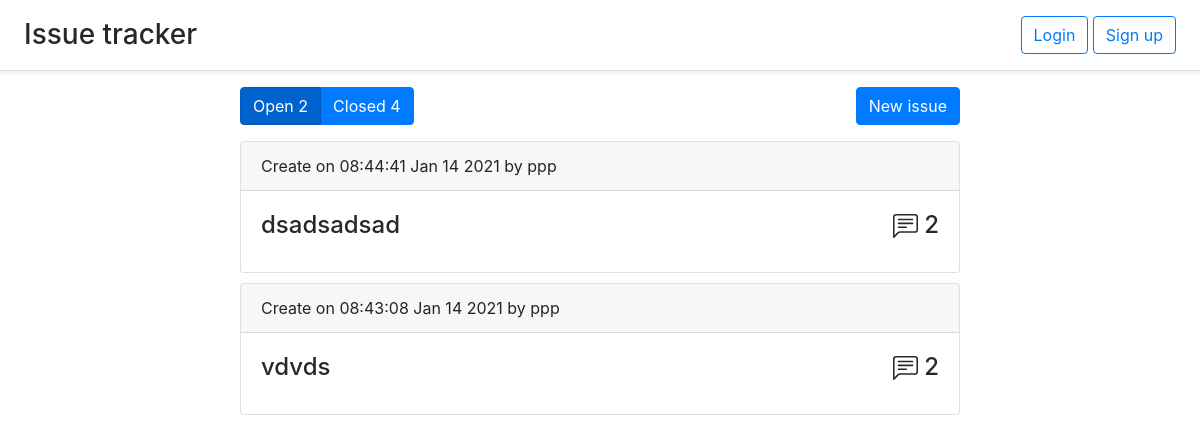
Before: / with the older database file.
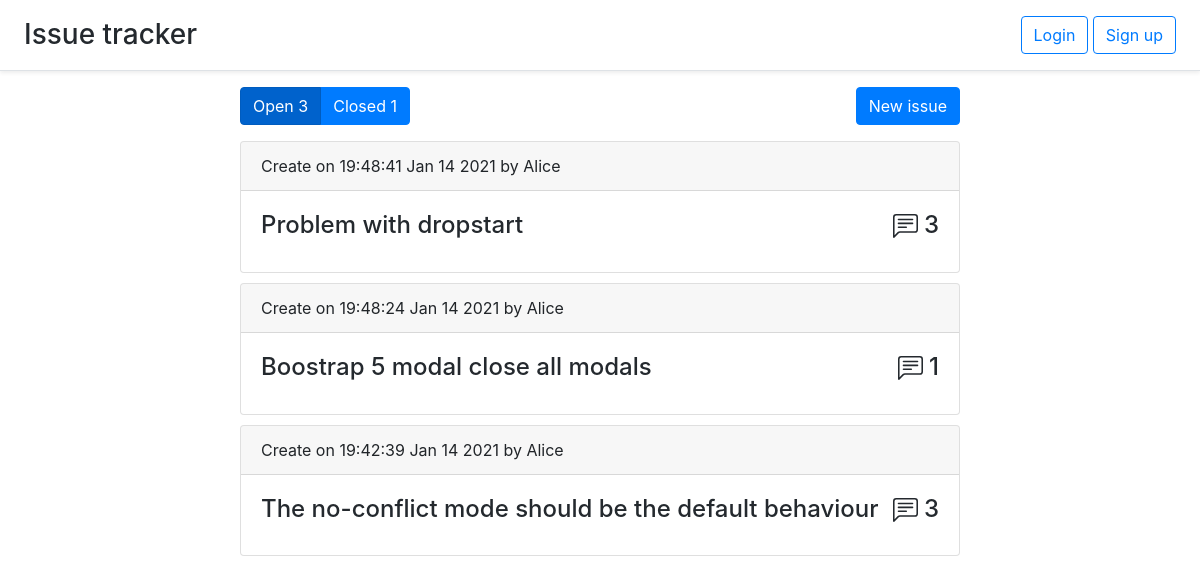
After: the same page with the newer database file.
### issue.py (models this page shows, shortened)
class Issue(db.Model):
    id = db.Column(db.Integer, primary_key=True)
    title = db.Column(db.String(50), nullable=False)
    user_id = db.Column(db.Integer, db.ForeignKey('user.id'))
    comments = db.relationship('Comment', backref='issue', lazy='dynamic')
    labels = db.relationship('Label', backref='issue', lazy='dynamic')
    is_open = db.Column(db.BOOLEAN, default=True)
    timestamp = db.Column(db.DateTime, default=datetime.utcnow)

### comment.py (models this page shows)
class Comment(db.Model):
    id = db.Column(db.Integer, primary_key=True)
    text = db.Column(db.Text, nullable=False)
    timestamp = db.Column(db.DateTime, default=datetime.utcnow)
    user_id = db.Column(db.Integer, db.ForeignKey('user.id'))
    issue_id = db.Column(db.Integer, db.ForeignKey('issue.id'))
    def pretty_date(self):
        return self.timestamp.strftime("%H:%M:%S %b %d %Y")

### auth.py (models this page shows)
class User(UserMixin, app.db.Model):
    id = app.db.Column(app.db.Integer, primary_key=True)
    email = app.db.Column(app.db.String(100), unique=True)
    password = app.db.Column(app.db.String(100))
    name = app.db.Column(app.db.String(100))
    issues = app.db.relationship('Issue', backref='user', lazy='dynamic')
    comments = app.db.relationship('Comment', backref='user', lazy='dynamic')

### issue.py (the view)
@issues.route('/')
def open_issues():
    return create_index(Issue.query.filter_by(is_open=True), True)

### issue.py (called while the page is built)
def create_index(query, show_open):
    query = query.order_by(Issue.timestamp.desc())
    open_issues = Issue.query.filter_by(is_open=True).count()
    closed_issues = Issue.query.filter_by(is_open=False).count()
    return render_template('index.html', issues=query.all(), open_issues=open_issues, closed_issues=closed_issues,
                           show_open=show_open)

### templates/index.html (shortened to what this page needs)
{% extends 'base.html' %}
{% block content %}
    <div class="issues-upper-panel">
        <div class="btn-group btn-group-toggle" data-toggle="buttons">
            <a class="btn btn-primary {% if show_open %} active {% endif %}" href="/">Open {{ open_issues }}</a>
            <a class="btn btn-primary {% if not show_open %} active {% endif %}" href="/closed">Closed {{ closed_issues }}</a>
        </div>
        <button type="button" id="new-issue" class="btn btn-primary" data-toggle="modal" data-target="#myModal">
          New issue
        </button>
    </div>
    {% for issue in issues %}
        <div class="card">
          <div class="card-header">
            Create on {{ issue.comments.first().pretty_date() }} by {{ issue.user.name }}
          </div>
          <div class="card-body">
            <h4>
            <a class="link-gray-dark" href="issue/{{ issue.id }}">
              <div class="card-title">{{ issue.title }}
                  <div class="comments-cnt">
                      {{ issue.comments.count() }}
                  </div>
              </div>
            </a>
            </h4>
          </div>
        </div>
    {% endfor %}
{% endblock %}

Changed rows visible on the page:
no longer on this page (row edited): Issue: comments.first "08:44:41 Jan 14 2021", user.name "ppp", title "dsadsadsad", comments.count "2"
removed Issue: comments.first "08:43:08 Jan 14 2021", user.name "ppp", title "vdvds", comments.count "2"
now on this page (row edited): Issue: comments.first "19:48:41 Jan 14 2021", user.name "Alice", title "Problem with dropstart", comments.count "3"
now on this page (row edited): Issue: comments.first "19:48:24 Jan 14 2021", user.name "Alice", title "Boostrap 5 modal close all modals", comments.count "1"
added Issue: comments.first "19:42:39 Jan 14 2021", user.name "Alice", title "The no-conflict mode should be the default behaviour", comments.count "3"
Other visible differences:
{{ open_issues }}: "2" → "3"
{{ closed_issues }}: "4" → "1"
